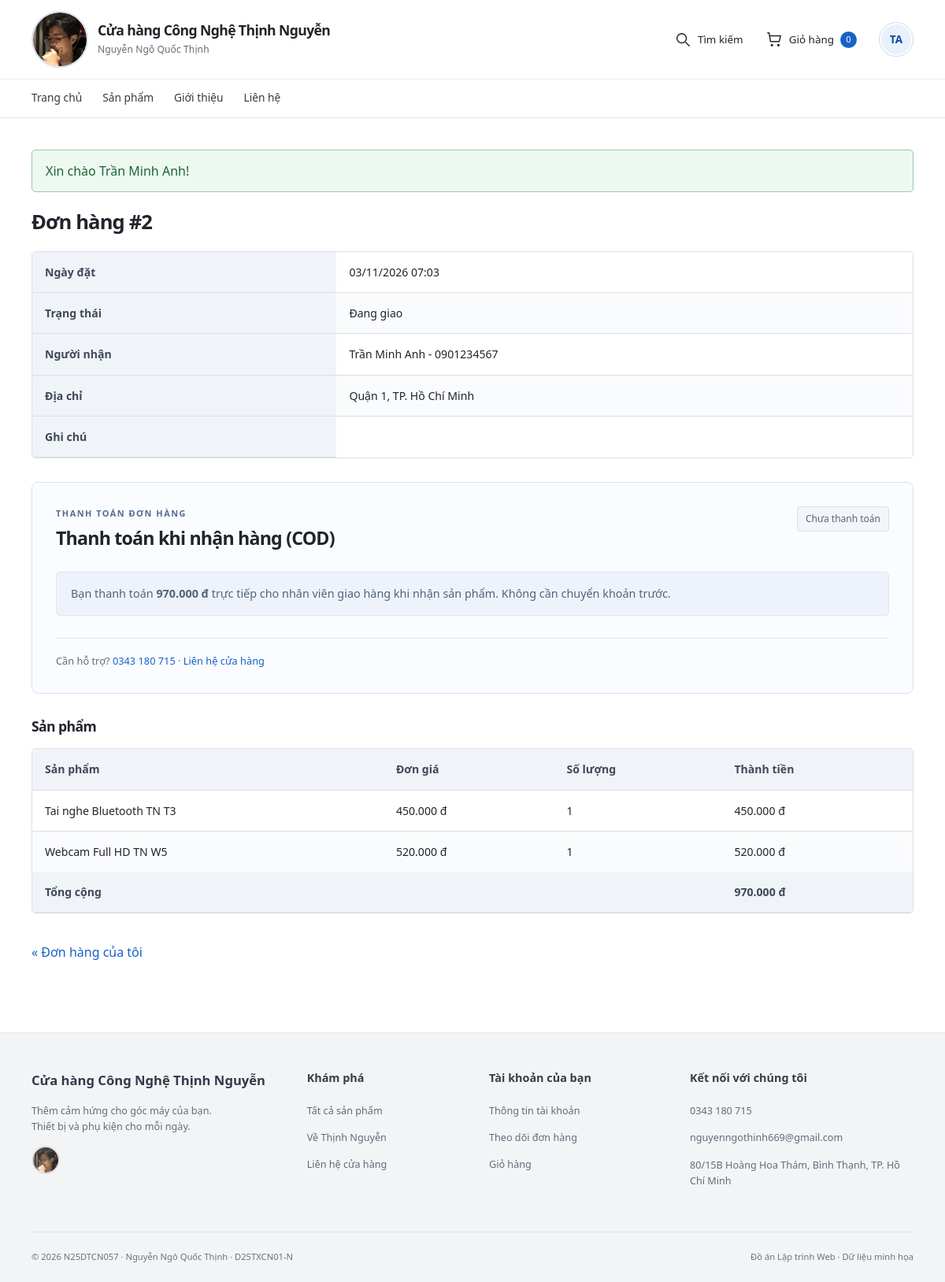
The app's page /order-detail.php?id=2 (signed in) with its own data.
### tables this page shows
CREATE TABLE `users` (
  `id` int(10) unsigned NOT NULL AUTO_INCREMENT,
  `fullname` varchar(100) NOT NULL,
  `email` varchar(150) NOT NULL,
  `password_hash` varchar(255) NOT NULL,
  `phone` varchar(15) NOT NULL,
  `address` varchar(255) NOT NULL DEFAULT '',
  `avatar` varchar(255) DEFAULT NULL,
  `role` enum('customer','admin') NOT NULL DEFAULT 'customer',
  `created_at` datetime NOT NULL DEFAULT current_timestamp(),
  PRIMARY KEY (`id`),
  UNIQUE KEY `email` (`email`)
);

CREATE TABLE `orders` (
  `id` int(10) unsigned NOT NULL AUTO_INCREMENT,
  `user_id` int(10) unsigned NOT NULL,
  `fullname` varchar(100) NOT NULL,
  `phone` varchar(15) NOT NULL,
  `address` varchar(255) NOT NULL,
  `note` varchar(500) NOT NULL DEFAULT '',
  `total` int(10) unsigned NOT NULL,
  `status` enum('pending','shipping','completed','cancelled') NOT NULL DEFAULT 'pending',
  `created_at` datetime NOT NULL DEFAULT current_timestamp(),
  `payment_method` enum('cod','bank_transfer') NOT NULL DEFAULT 'cod',
  `payment_status` enum('unpaid','reported','paid','refund_pending','refunded') NOT NULL DEFAULT 'unpaid',
  `payment_reference` varchar(40) DEFAULT NULL,
  `payment_bank_bin` varchar(6) DEFAULT NULL,
  `payment_bank_name` varchar(100) DEFAULT NULL,
  `payment_account_number` varchar(34) DEFAULT NULL,
  `payment_account_name` varchar(100) DEFAULT NULL,
  `payment_reported_at` datetime DEFAULT NULL,
  `paid_at` datetime DEFAULT NULL,
  `payment_confirmed_by` int(10) unsigned DEFAULT NULL,
  `refunded_at` datetime DEFAULT NULL,
  `refund_confirmed_by` int(10) unsigned DEFAULT NULL,
  PRIMARY KEY (`id`),
  UNIQUE KEY `payment_reference` (`payment_reference`),
  KEY `fk_orders_user` (`user_id`),
  CONSTRAINT `fk_orders_user` FOREIGN KEY (`user_id`) REFERENCES `users` (`id`)
);

CREATE TABLE `order_items` (
  `id` int(10) unsigned NOT NULL AUTO_INCREMENT,
  `order_id` int(10) unsigned NOT NULL,
  `product_id` int(10) unsigned NOT NULL,
  `product_name` varchar(200) NOT NULL,
  `price` int(10) unsigned NOT NULL,
  `quantity` int(10) unsigned NOT NULL,
  PRIMARY KEY (`id`),
  KEY `fk_order_items_order` (`order_id`),
  KEY `fk_order_items_product` (`product_id`),
  CONSTRAINT `fk_order_items_order` FOREIGN KEY (`order_id`) REFERENCES `orders` (`id`),
  CONSTRAINT `fk_order_items_product` FOREIGN KEY (`product_id`) REFERENCES `products` (`id`)
);

### includes/functions.php (called while the page is built, shortened)
<?php
function e($value)
{
    return htmlspecialchars((string) $value, ENT_QUOTES, 'UTF-8');
}
function format_price($amount)
{
    return number_format((int) $amount, 0, ',', '.') . ' đ';
}
function url($path = '')
{
    return BASE_URL . ltrim($path, '/');
}
function get_flash()
{
    $flash = $_SESSION['flash'] ?? null;
    return $flash;
}
function current_user()
{
    return $_SESSION['user'] ?? null;
}
function is_logged_in()
{
    return current_user() !== null;
}
function cart_count()
{
    return array_sum($_SESSION['cart'] ?? []);
}
function order_statuses()
{
    return [
        'pending'   => 'Chờ xử lý',
        'shipping'  => 'Đang giao',
        'completed' => 'Hoàn tất',
        'cancelled' => 'Đã hủy',
    ];
}
function order_status_label($status)
{
    return order_statuses()[$status] ?? $status;
}

### includes/init.php (called while the page is built, shortened)
<?php
require_once __DIR__ . '/functions.php';
require_once __DIR__ . '/avatars.php';
require_once __DIR__ . '/payments.php';
require_once __DIR__ . '/../config/db.php';
if (is_logged_in()) {
    $userStatement = $pdo->prepare('SELECT id, fullname, role, avatar FROM users WHERE id = ?');
    $userStatement->execute([current_user()['id']]);
}

### includes/avatars.php (called while the page is built, shortened)
<?php
function user_initials($fullname)
{
    $parts = preg_split('/\s+/u', trim($fullname), -1, PREG_SPLIT_NO_EMPTY);
    $initials = mb_substr($parts[0], 0, 1);
    if (count($parts) > 1) $initials .= mb_substr($parts[count($parts) - 1], 0, 1);
    return mb_strtoupper($initials);
}
function managed_avatar_path($path)
{
    return is_string($path) && preg_match('~^uploads/avatars/[a-f0-9]{32}\.(jpg|png|webp)$~D', $path);
}
function user_avatar_url($user)
{
    $path = $user['avatar'] ?? null;
    return managed_avatar_path($path) && is_file(__DIR__ . '/../' . $path) ? url($path) : null;
}

### includes/payments.php (called while the page is built, shortened)
<?php
function payment_methods()
{
    return ['cod' => 'Thanh toán khi nhận hàng (COD)', 'bank_transfer' => 'Chuyển khoản ngân hàng (QR)'];
}
function payment_status_label($status)
{
    return [
        'unpaid' => 'Chưa thanh toán',
        'reported' => 'Chờ đối soát chuyển khoản',
        'paid' => 'Đã thanh toán',
        'refund_pending' => 'Chờ shop hoàn tiền',
        'refunded' => 'Shop đã xác nhận hoàn tiền',
    ][$status] ?? $status;
}

### order-detail.php (the view, shortened to what this page needs)
<?php
require __DIR__ . '/includes/init.php';
$idInput = $_GET['id'] ?? null;
$id = is_scalar($idInput) ? filter_var($idInput, FILTER_VALIDATE_INT) : false;
$id = $id !== false && $id > 0 ? $id : 0;
$stmt = $pdo->prepare('SELECT * FROM orders WHERE id = ?');
$stmt->execute([$id]);
$order = $stmt->fetch();
$stmt = $pdo->prepare(
    'SELECT product_name, price, quantity FROM order_items WHERE order_id = ? ORDER BY id'
);
$stmt->execute([$id]);
$items = $stmt->fetchAll();
require __DIR__ . '/includes/header.php';
?>
<h2>Đơn hàng #<?= $order['id'] ?></h2>
<table>
    <tbody>
        <tr>
            <th>Ngày đặt</th>
            <td><?= date('d/m/Y H:i', strtotime($order['created_at'])) ?></td>
        </tr>
        <tr>
            <th>Trạng thái</th>
            <td><?= e(order_status_label($order['status'])) ?></td>
        </tr>
        <tr>
            <th>Người nhận</th>
            <td><?= e($order['fullname']) ?> - <?= e($order['phone']) ?></td>
        </tr>
        <tr>
            <th>Địa chỉ</th>
            <td><?= e($order['address']) ?></td>
        </tr>
        <tr>
            <th>Ghi chú</th>
            <td><?= nl2br(e($order['note'])) ?></td>
        </tr>
    </tbody>
</table>
<?php require __DIR__ . '/includes/payment-panel.php'; ?>
<h3>Sản phẩm</h3>
<div class="table-wrap">
<table>
    <thead>
        <tr>
            <th>Sản phẩm</th>
            <th>Đơn giá</th>
            <th>Số lượng</th>
            <th>Thành tiền</th>
        </tr>
    </thead>
    <tbody>
        <?php foreach ($items as $item): ?>
            <tr>
                <td><?= e($item['product_name']) ?></td>
                <td><?= format_price($item['price']) ?></td>
                <td><?= $item['quantity'] ?></td>
                <td><?= format_price($item['price'] * $item['quantity']) ?></td>
            </tr>
        <?php endforeach; ?>
    </tbody>
    <tfoot>
        <tr>
            <th colspan="3">Tổng cộng</th>
            <th><?= format_price($order['total']) ?></th>
        </tr>
    </tfoot>
</table>
</div>
<p><a href="<?= e(url('orders.php')) ?>">&laquo; Đơn hàng của tôi</a></p>
<?php require __DIR__ . '/includes/footer.php'; ?>

### includes/header.php (shortened to what this page needs)
<!DOCTYPE html>
<html lang="vi">
<head>
    <link rel="stylesheet" href="<?= e(url('css/style.css?v=20261105-portrait-menu')) ?>">
</head>
<body>
    <?php
    $currentPage = basename($_SERVER['SCRIPT_NAME'] ?? '');
    $requestPath = str_replace('\\', '/', $_SERVER['SCRIPT_NAME'] ?? '');
    $isAdminArea = strpos($requestPath, '/admin/') !== false;
    $isAuthPage = in_array($currentPage, ['login.php', 'register.php'], true);
    ?>
    <header class="site-header">
        <div class="header-inner">
            <a class="brand" href="<?= e(url('index.php')) ?>" aria-label="<?= e(APP_NAME) ?> - Trang chủ">
                <img class="brand-logo" src="<?= e(url('assets/anh_chan_dung.jpg')) ?>" alt="Ảnh chân dung Nguyễn Ngô Quốc Thịnh — logo cửa hàng" width="72" height="72">
                <span class="brand-copy"><strong><?= e(APP_NAME) ?></strong><small><?= e(STUDENT_NAME) ?></small></span>
            </a>
            <div class="header-tools">
                <a class="header-search" href="<?= e(url('index.php#products')) ?>"><svg viewBox="0 0 24 24" aria-hidden="true"><circle cx="10.5" cy="10.5" r="6.5"/><path d="m16 16 5 5"/></svg><span>Tìm kiếm</span></a>
                <a class="nav-cart <?= $currentPage === 'cart.php' ? 'active' : '' ?>" href="<?= e(url('cart.php')) ?>" aria-label="Giỏ hàng, <?= e(cart_count()) ?> sản phẩm"><svg viewBox="0 0 24 24" aria-hidden="true"><path d="M3 3h2l2 12h12l2-8H6"/><circle cx="9" cy="20" r="1"/><circle cx="18" cy="20" r="1"/></svg><span>Giỏ hàng</span><span id="cart-count" class="cart-count"><?= e(cart_count()) ?></span></a>
                <?php if (is_logged_in()): ?>
                    <?php $headerAvatarUrl = user_avatar_url(current_user()); ?>
                    <details class="account-menu" id="account-menu">
                        <summary class="account-avatar-toggle" aria-label="Tài khoản của <?= e(current_user()['fullname']) ?>" aria-controls="account-dropdown" title="Tài khoản của <?= e(current_user()['fullname']) ?>">
                            <?php if ($headerAvatarUrl): ?><img class="header-user-avatar" src="<?= e($headerAvatarUrl) ?>" alt="" width="40" height="40"><?php else: ?><span class="header-user-avatar avatar-initials" aria-hidden="true"><?= e(user_initials(current_user()['fullname'])) ?></span><?php endif; ?>
                        </summary>
                    </details>
                <?php else: ?>
                    <a class="guest-account-link" href="<?= e(url('login.php')) ?>" aria-label="Đăng nhập tài khoản" title="Đăng nhập tài khoản"><svg viewBox="0 0 24 24" aria-hidden="true"><circle cx="12" cy="8" r="4"/><path d="M4 21v-2a8 8 0 0 1 16 0v2"/></svg></a>
                <?php endif; ?>
            </div>
        </div>
        <div class="navigation-row">
            <nav class="main-nav" id="main-navigation" aria-label="Điều hướng chính">
            <a href="<?= e(url('index.php')) ?>" class="<?= $currentPage === 'index.php' && !$isAdminArea ? 'active' : '' ?>">Trang chủ</a>
            <a href="<?= e(url('index.php#products')) ?>">Sản phẩm</a>
            <a href="<?= e(url('about.php')) ?>" class="<?= $currentPage === 'about.php' ? 'active' : '' ?>">Giới thiệu</a>
            <a href="<?= e(url('contact.php')) ?>" class="<?= $currentPage === 'contact.php' ? 'active' : '' ?>">Liên hệ</a>
            </nav>
        </div>
    </header>
    <main id="main-content" class="<?= $isAuthPage ? 'auth-main' : ($currentPage === 'index.php' && !$isAdminArea ? 'store-main' : '') ?>">
        <?php $flash = get_flash(); ?>
        <?php if ($flash): ?>
            <p class="alert alert-<?= e($flash['type']) ?>"><?= e($flash['message']) ?></p>
        <?php endif; ?>

### includes/payment-panel.php (shortened to what this page needs)
<?php
$isBankPayment = $order['payment_method'] === 'bank_transfer';
$isOrderOwner = (int) $order['user_id'] === (int) current_user()['id'];
$showQr = $isBankPayment && $order['status'] !== 'cancelled' && in_array($order['payment_status'], ['unpaid', 'reported'], true);
$receiver = payment_receiver($order);
?>
<section id="payment" class="payment-panel" aria-labelledby="payment-title">
    <div class="payment-panel-heading"><div><p class="section-kicker">THANH TOÁN ĐƠN HÀNG</p><h2 id="payment-title"><?= e(payment_methods()[$order['payment_method']]) ?></h2></div><span class="payment-badge payment-badge-<?= e($order['payment_status']) ?>"><?= e(payment_status_label($order['payment_status'])) ?></span></div>
    <?php if ($showQr): ?>
        <div class="bank-payment-layout">
            <div class="payment-qr-card"><span class="qr-bank-label"><?= e($receiver['bank_name']) ?> <span>VietQR</span></span><?= payment_qr_svg($order) ?><p>Quét bằng ứng dụng ngân hàng</p><a class="btn btn-quiet btn-small" href="<?= e(url('payment-qr.php?id=' . (int) $order['id'])) ?>" download>Tải mã QR</a></div>
            <div class="bank-payment-info"><p class="payment-amount-label">Số tiền cần chuyển</p><p class="payment-amount"><?= format_price($order['total']) ?></p>
                <dl class="bank-details"><div><dt>Ngân hàng</dt><dd><?= e($receiver['bank_name']) ?></dd></div><div><dt>Chủ tài khoản</dt><dd><?= e($receiver['account_name']) ?></dd></div><div><dt>Số tài khoản</dt><dd><strong><?= e($receiver['account_number']) ?></strong><button type="button" class="copy-button" data-copy="<?= e($receiver['account_number']) ?>" aria-label="Sao chép số tài khoản">Sao chép</button></dd></div><div><dt>Nội dung chuyển khoản</dt><dd><strong><?= e($order['payment_reference']) ?></strong><button type="button" class="copy-button" data-copy="<?= e($order['payment_reference']) ?>" aria-label="Sao chép nội dung chuyển khoản">Sao chép</button></dd></div></dl>
                <ol class="payment-steps"><li>Mở ứng dụng ngân hàng và quét hoặc tải ảnh QR.</li><li>Kiểm tra đúng tên người nhận, số tiền và nội dung trên trước khi chuyển.</li><li>Sau khi chuyển khoản, gửi thông báo để shop đối soát.</li></ol>
                <p class="payment-copy-status" role="status" aria-live="polite"></p>
                <?php if ($isOrderOwner && $order['payment_status'] === 'unpaid'): ?><form action="<?= e(url('payment-report.php')) ?>" method="post" class="payment-report-form"><?= csrf_field() ?><input type="hidden" name="order_id" value="<?= (int) $order['id'] ?>"><button class="btn" type="submit">Tôi đã chuyển khoản</button><small>Nút này thông báo cho shop, chưa xác nhận đã nhận tiền.</small></form><?php endif; ?>
                <?php if ($order['payment_status'] === 'reported'): ?><p class="payment-notice">Bạn đã thông báo chuyển khoản. Shop đang kiểm tra tiền về; vui lòng không thanh toán lần nữa.</p><?php endif; ?>
            </div>
        </div>
    <?php elseif ($order['payment_status'] === 'refund_pending'): ?>
        <p class="payment-notice">Đơn hàng đã hủy và đang chờ shop hoàn tiền. Shop sẽ liên hệ để xác nhận thông tin hoàn tiền; việc hủy đơn chưa chuyển tiền về tài khoản của bạn.</p>
    <?php elseif ($order['payment_status'] === 'refunded'): ?>
        <p class="payment-notice">Shop đã ghi nhận hoàn tiền<?= $order['refunded_at'] ? ' lúc ' . e(date('d/m/Y H:i', strtotime($order['refunded_at']))) : '' ?>. Nếu chưa nhận được, vui lòng liên hệ cửa hàng.</p>
    <?php elseif ($order['payment_status'] === 'paid'): ?>
        <p class="payment-notice payment-notice-success">Shop đã xác nhận nhận đủ <?= format_price($order['total']) ?><?= $order['paid_at'] ? ' lúc ' . e(date('d/m/Y H:i', strtotime($order['paid_at']))) : '' ?>. Bạn không cần thanh toán thêm cho đơn hàng này.</p>
    <?php else: ?>
        <p class="payment-notice">Bạn thanh toán <strong><?= format_price($order['total']) ?></strong> trực tiếp cho nhân viên giao hàng khi nhận sản phẩm. Không cần chuyển khoản trước.</p>
    <?php endif; ?>
    <p class="payment-support">Cần hỗ trợ? <a href="tel:0343180715"><?= e(STORE_PHONE) ?></a> · <a href="<?= e(url('contact.php')) ?>">Liên hệ cửa hàng</a></p>
</section>

### records on screen
users: fullname "TA"
orders: id "2", created_at "03/11/2026 07:03", status "Đang giao", fullname "Trần Minh Anh", phone "0901234567", address "Quận 1, TP. Hồ Chí Minh", payment_method "Thanh toán khi nhận hàng (COD)", payment_status "Chưa thanh toán", total "970.000 đ"
order_items: product_name "Tai nghe Bluetooth TN T3", price "450.000 đ", quantity "1", format_price($item['price'] * $item['quantity']) "450.000 đ"
order_items: product_name "Webcam Full HD TN W5", price "520.000 đ", quantity "1", format_price($item['price'] * $item['quantity']) "520.000 đ"

### other values on screen
APP_NAME "Cửa hàng Công Nghệ Thịnh Nguyễn"
STUDENT_NAME "Nguyễn Ngô Quốc Thịnh"
cart_count() "0"
$flash['message'] "Xin chào Trần Minh Anh!"
STORE_PHONE "0343 180 715"
STORE_EMAIL "nguyenngothinh669@gmail.com"
STORE_ADDRESS "80/15B Hoàng Hoa Thám, Bình Thạnh, TP. Hồ Chí Minh"
STUDENT_ID "N25DTCN057"
STUDENT_CLASS "D25TXCN01-N"
